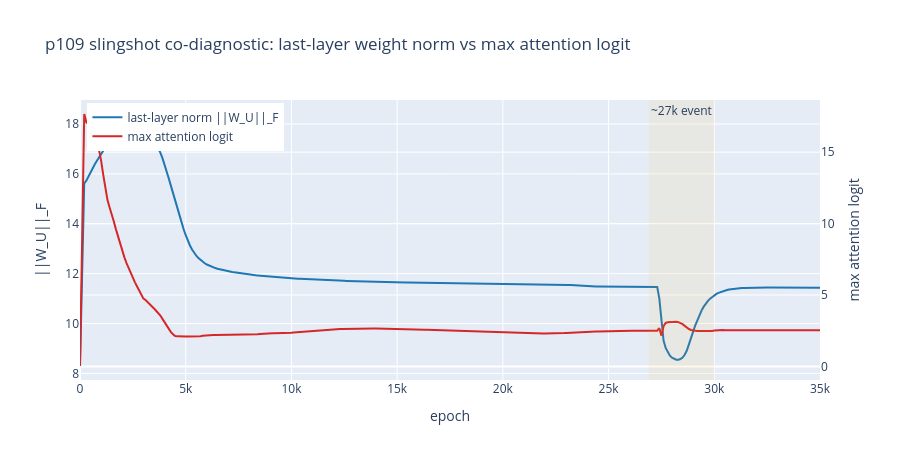

Notebook source saved alongside this figure:
### Code cell
fig = go.Figure()
fig.add_vrect(x0=26900, x1=30000, fillcolor="orange", opacity=0.08, line_width=0,
              annotation_text="~27k event", annotation_position="top left")
fig.add_trace(go.Scatter(x=epochs, y=ll_norm, mode="lines", name="last-layer norm ||W_U||_F",
                         line=dict(color="#1f77b4")))
fig.add_trace(go.Scatter(x=epochs, y=attn_max, mode="lines", name="max attention logit",
                         line=dict(color="#d62728"), yaxis="y2"))
fig.update_layout(
    title="p109 slingshot co-diagnostic: last-layer weight norm vs max attention logit",
    xaxis_title="epoch", yaxis_title="||W_U||_F",
    yaxis2=dict(title="max attention logit", overlaying="y", side="right"),
    legend=dict(x=0.01, y=0.99), height=460)
fig.show()

### Figure 1 — Plotly figure (JSON) as saved in the notebook; plotly's stock layout.template omitted (floating-point values rounded to 4 significant figures; data arrays with more than 128 entries replaced by an {"elided": "..."} marker saying what was removed)
{"data": [{"line": {"color": "#1f77b4"}, "mode": "lines", "name": "last-layer norm ||W_U||_F", "type": "scatter", "x": {"elided": "353 int values"}, "y": {"elided": "353 float values"}}, {"line": {"color": "#d62728"}, "mode": "lines", "name": "max attention logit", "type": "scatter", "x": {"elided": "353 int values"}, "y": {"elided": "353 float values"}, "yaxis": "y2"}], "layout": {"annotations": [{"showarrow": false, "text": "~27k event", "x": 26900, "xanchor": "left", "xref": "x", "y": 1, "yanchor": "top", "yref": "y domain"}], "height": 460, "legend": {"x": 0.01, "y": 0.99}, "shapes": [{"fillcolor": "orange", "line": {"width": 0}, "opacity": 0.08, "type": "rect", "x0": 26900, "x1": 30000, "xref": "x", "y0": 0, "y1": 1, "yref": "y domain"}], "title": {"text": "p109 slingshot co-diagnostic: last-layer weight norm vs max attention logit"}, "xaxis": {"title": {"text": "epoch"}}, "yaxis": {"title": {"text": "||W_U||_F"}}, "yaxis2": {"overlaying": "y", "side": "right", "title": {"text": "max attention logit"}}}}
